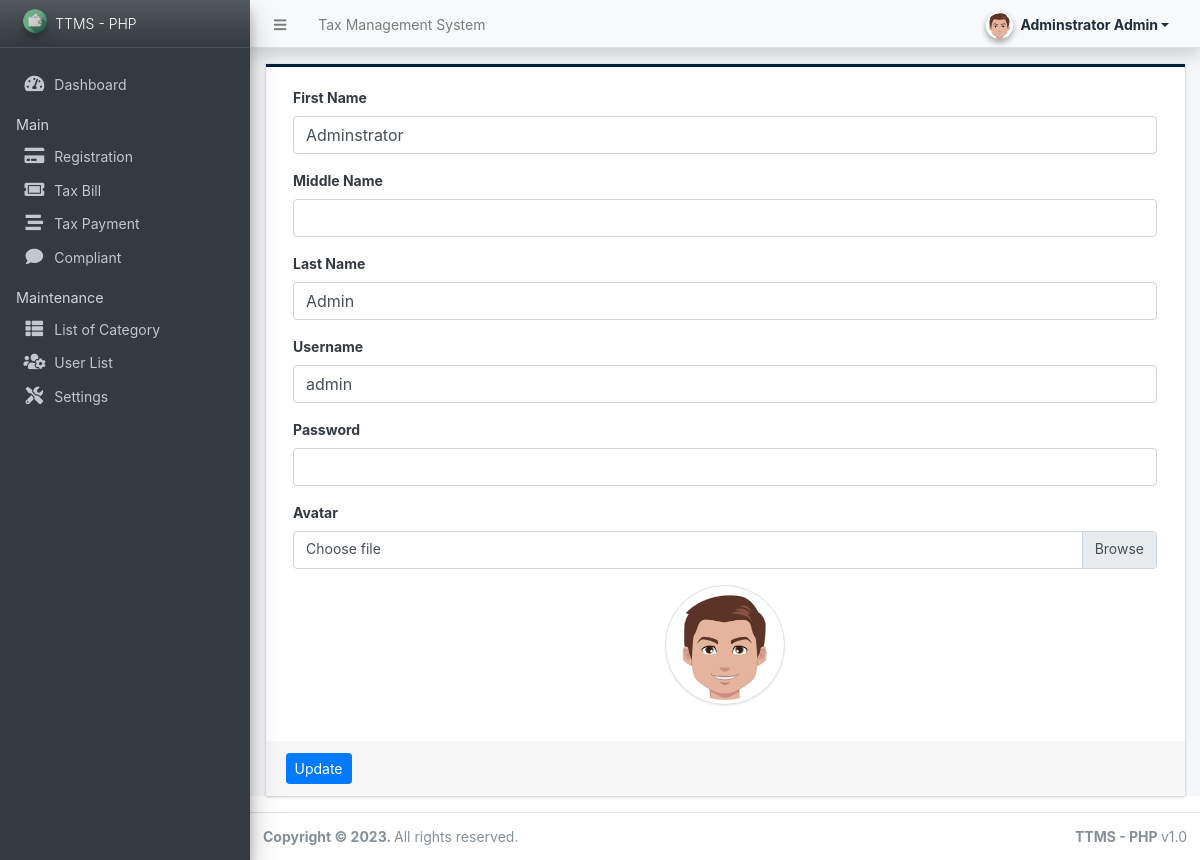
The app's page /admin/?page=user (signed in) with its own data.
### tables this page shows
CREATE TABLE `users` (
  `id` int(50) NOT NULL,
  `firstname` varchar(250) NOT NULL,
  `middlename` text DEFAULT NULL,
  `lastname` varchar(250) NOT NULL,
  `username` text NOT NULL,
  `password` text NOT NULL,
  `avatar` text DEFAULT NULL,
  `last_login` datetime DEFAULT NULL,
  `type` tinyint(1) NOT NULL DEFAULT 0,
  `toll_id` int(30) DEFAULT NULL,
  `date_added` datetime NOT NULL DEFAULT current_timestamp(),
  `date_updated` datetime DEFAULT current_timestamp() ON UPDATE current_timestamp()
);

### config.php (called while the page is built, shortened)
<?php
require_once('classes/DBConnection.php');
require_once('classes/SystemSettings.php');
function validate_image($file){
	if(!empty($file)){
        $ex = explode("?",$file);
        $file = $ex[0];
        $ts = isset($ex[1]) ? "?".$ex[1] : '';
		if(is_file(base_app.$file)){
			return base_url.$file.$ts;
		}else{
			return base_url.'dist/img/no-image-available.png';
		}
	}else{
		return base_url.'dist/img/no-image-available.png';
	}
}
function isMobileDevice(){
    $aMobileUA = array(
        '/iphone/i' => 'iPhone',
        '/ipod/i' => 'iPod',
        '/ipad/i' => 'iPad',
        '/android/i' => 'Android',
        '/blackberry/i' => 'BlackBerry',
        '/webos/i' => 'Mobile'
    );
    return false;
}
?>

### classes/DBConnection.php (called while the page is built, shortened)
<?php
class DBConnection{
    private $host = DB_SERVER;
    private $username = DB_USERNAME;
    private $password = DB_PASSWORD;
    private $database = DB_NAME;
    public $conn;
    public function __construct(){
        if (!isset($this->conn)) {
            $this->conn = new mysqli($this->host, $this->username, $this->password, $this->database);
        }
    }
}
?>

### classes/SystemSettings.php (called while the page is built, shortened)
<?php
class SystemSettings extends DBConnection{
	function userdata($field = ''){
		if(!empty($field)){
			if(isset($_SESSION['userdata'][$field]))
				return $_SESSION['userdata'][$field];
			else
				return null;
		}else{
			return false;
		}
	}
	function info($field=''){
		if(!empty($field)){
			if(isset($_SESSION['system_info'][$field]))
				return $_SESSION['system_info'][$field];
			else
				return false;
		}else{
			return false;
		}
	}
}
$_settings = new SystemSettings();
?>

### admin/user/index.php (the view, shortened to what this page needs)
<?php
$user = $conn->query("SELECT * FROM users where id ='".$_settings->userdata('id')."'");
foreach($user->fetch_array() as $k =>$v){
	$meta[$k] = $v;
}
?>
<div class="card card-outline rounded-0 card-navy">
	<div class="card-body">
		<div class="container-fluid">
			<form action="" id="manage-user">
				<div class="form-group">
					<label for="name">First Name</label>
					<input type="text" name="firstname" id="firstname" class="form-control" value="<?php echo isset($meta['firstname']) ? $meta['firstname']: '' ?>" required>
				</div>
				<div class="form-group">
					<label for="name">Middle Name</label>
					<input type="text" name="middlename" id="middlename" class="form-control" value="<?php echo isset($meta['middlename']) ? $meta['middlename']: '' ?>">
				</div>
				<div class="form-group">
					<label for="name">Last Name</label>
					<input type="text" name="lastname" id="lastname" class="form-control" value="<?php echo isset($meta['lastname']) ? $meta['lastname']: '' ?>" required>
				</div>
				<div class="form-group">
					<label for="username">Username</label>
					<input type="text" name="username" id="username" class="form-control" value="<?php echo isset($meta['username']) ? $meta['username']: '' ?>" required  autocomplete="off">
				</div>
				<div class="form-group">
					<label for="password">Password</label>
					<input type="password" name="password" id="password" class="form-control" value="" autocomplete="off">
				</div>
				<div class="form-group">
					<label for="" class="control-label">Avatar</label>
					<div class="custom-file">
		              <label class="custom-file-label" for="customFile">Choose file</label>
		            </div>
				</div>
				<div class="form-group d-flex justify-content-center">
					<img src="<?php echo validate_image(isset($meta['avatar']) ? $meta['avatar'] :'') ?>" alt="" id="cimg" class="img-fluid img-thumbnail">
				</div>
			</form>
		</div>
	</div>
	<div class="card-footer">
			<div class="col-md-12">
				<div class="row">
					<button class="btn btn-sm btn-primary" form="manage-user">Update</button>
				</div>
			</div>
		</div>
</div>

### admin/index.php (shortened to what this page needs)
<?php require_once('../config.php'); ?>
 <!DOCTYPE html>
<html lang="en" class="" style="height: auto;">
<?php require_once('inc/header.php') ?>
  <body class="sidebar-mini layout-fixed control-sidebar-slide-open layout-navbar-fixed sidebar-mini-md sidebar-mini-xs text-sm" data-new-gr-c-s-check-loaded="14.991.0" data-gr-ext-installed="" style="height: auto;">
    <div class="wrapper">
     <?php require_once('inc/topBarNav.php') ?>
     <?php require_once('inc/navigation.php') ?>
     <?php $page = isset($_GET['page']) ? $_GET['page'] : 'home';  ?>
      <div class="content-wrapper  pt-3" style="min-height: 567.854px;">
        <section class="content  text-dark">
          <div class="container-fluid">
            <?php
              if(!file_exists($page.".php") && !is_dir($page)){
                  include '404.html';
              }else{
                if(is_dir($page))
                  include $page.'/index.php';
                else
                  include $page.'.php';
              }
            ?>
          </div>
        </section>
      </div>
      <?php require_once('inc/footer.php') ?>
  </body>
</html>

### admin/inc/header.php (shortened to what this page needs)
<head>
    <link rel="stylesheet" href="<?php echo base_url ?>plugins/fontawesome-free/css/all.min.css">
    <link rel="stylesheet" href="<?php echo base_url ?>plugins/tempusdominus-bootstrap-4/css/tempusdominus-bootstrap-4.min.css">
  <link rel="stylesheet" href="<?php echo base_url ?>plugins/datatables-bs4/css/dataTables.bootstrap4.min.css">
  <link rel="stylesheet" href="<?php echo base_url ?>plugins/datatables-responsive/css/responsive.bootstrap4.min.css">
  <link rel="stylesheet" href="<?php echo base_url ?>plugins/datatables-buttons/css/buttons.bootstrap4.min.css">
  <link rel="stylesheet" href="<?php echo base_url ?>plugins/select2/css/select2.min.css">
  <link rel="stylesheet" href="<?php echo base_url ?>plugins/select2-bootstrap4-theme/select2-bootstrap4.min.css">
    <link rel="stylesheet" href="<?php echo base_url ?>plugins/icheck-bootstrap/icheck-bootstrap.min.css">
    <link rel="stylesheet" href="<?php echo base_url ?>plugins/jqvmap/jqvmap.min.css">
    <link rel="stylesheet" href="<?php echo base_url ?>dist/css/adminlte.css">
    <link rel="stylesheet" href="<?php echo base_url ?>dist/css/custom.css">
    <link rel="stylesheet" href="<?php echo base_url ?>plugins/overlayScrollbars/css/OverlayScrollbars.min.css">
    <link rel="stylesheet" href="<?php echo base_url ?>plugins/daterangepicker/daterangepicker.css">
    <link rel="stylesheet" href="<?php echo base_url ?>plugins/summernote/summernote-bs4.min.css">
  <link rel="stylesheet" href="<?php echo base_url ?>plugins/sweetalert2-theme-bootstrap-4/bootstrap-4.min.css">
  </head>

### admin/inc/topBarNav.php (shortened to what this page needs)
<nav class="main-header navbar navbar-expand navbar-light shadow text-sm">
  <ul class="navbar-nav">
    <li class="nav-item">
    <a class="nav-link" data-widget="pushmenu" href="#" role="button"><i class="fas fa-bars"></i></a>
    </li>
    <li class="nav-item d-none d-sm-inline-block">
      <a href="<?php echo base_url ?>" class="nav-link"><?php echo (!isMobileDevice()) ? $_settings->info('name'):$_settings->info('short_name'); ?></a>
    </li>
  </ul>
  <ul class="navbar-nav ml-auto">
    <li class="nav-item">
      <div class="btn-group nav-link">
            <button type="button" class="btn btn-rounded badge badge-light dropdown-toggle dropdown-icon" data-toggle="dropdown">
              <span><img src="<?php echo validate_image($_settings->userdata('avatar')) ?>" class="img-circle elevation-2 user-img" alt="User Image"></span>
              <span class="ml-3"><?php echo ucwords($_settings->userdata('firstname').' '.$_settings->userdata('lastname')) ?></span>
            </button>
        </div>
    </li>
  </ul>
</nav>

### admin/inc/navigation.php (shortened to what this page needs)
<aside class="main-sidebar sidebar-dark-dark elevation-4 sidebar-no-expand">
  <a href="<?php echo base_url ?>admin" class="brand-link bg-gradient-dark text-sm">
  <img src="<?php echo validate_image($_settings->info('logo'))?>" alt="Store Logo" class="brand-image img-circle elevation-3" style="opacity: .8;width: 1.5rem;height: 1.5rem;max-height: unset">
  <span class="brand-text font-weight-light"><?php echo $_settings->info('short_name') ?></span>
  </a>
  <div class="sidebar os-host os-theme-light os-host-overflow os-host-overflow-y os-host-resize-disabled os-host-transition os-host-scrollbar-horizontal-hidden">
    <div class="os-content-glue" style="margin: 0px -8px; width: 249px; height: 646px;"></div>
    <div class="os-padding">
      <div class="os-viewport os-viewport-native-scrollbars-invisible" style="overflow-y: scroll;">
        <div class="os-content" style="padding: 0px 8px; height: 100%; width: 100%;">
          <nav class="mt-4">
             <ul class="nav nav-pills nav-sidebar flex-column text-sm nav-compact nav-flat nav-child-indent nav-collapse-hide-child" data-widget="treeview" role="menu" data-accordion="false">
              <li class="nav-item dropdown">
                <a href="./" class="nav-link nav-home">
                  <i class="nav-icon fas fa-tachometer-alt"></i>
                  <p>
                    Dashboard
                  </p>
                </a>
              </li>
              <li class="nav-header">Main</li>
              <li class="nav-item dropdown">
                <a href="<?php echo base_url ?>admin/?page=tax_payer" class="nav-link nav-passes">
                  <i class="nav-icon fas fa-credit-card"></i>
                  <?php if($_settings->userdata('type') == 1): ?>
                  <p>
                    Registration
                  </p>
                  <?php endif ?>
                </a>
              </li>
              <li class="nav-item dropdown">
                <a href="<?php echo base_url ?>admin/?page=tax_bill" class="nav-link nav-recipients">
                  <i class="nav-icon fas fa-ticket-alt"></i>
                  <p>
                    Tax Bill
                  </p>
                </a>
              </li>
              <li class="nav-item dropdown">
                <a href="<?php echo base_url ?>admin/?page=tax_payment" class="nav-link nav-pass_history">
                  <i class="nav-icon fas fa-stream"></i>
                  <p>
                    Tax Payment
                  </p>
                </a>
              </li>
              <li class="nav-item dropdown">
                <a href="<?php echo base_url ?>admin/?page=compliant" class="nav-link nav-tolls">
                  <i class="nav-icon fa fa-comment"></i>
                  <p>
                    Compliant
                  </p>
                </a>
              </li>
              <?php if($_settings->userdata('type') == 1): ?>
              <li class="nav-header">Maintenance</li>
              <li class="nav-item dropdown">
                <a href="<?php echo base_url ?>admin/?page=categories" class="nav-link nav-categories">
                  <i class="nav-icon fas fa-th-list"></i>
                  <p>
                    List of Category
                  </p>
                </a>
              </li>
              <li class="nav-item dropdown">
                <a href="<?php echo base_url ?>admin/?page=user/list" class="nav-link nav-user_list">
                  <i class="nav-icon fas fa-users-cog"></i>
                  <p>
                    User List
                  </p>
                </a>
              </li>
              <li class="nav-item dropdown">
                <a href="<?php echo base_url ?>admin/?page=system_info" class="nav-link nav-system_info">
                  <i class="nav-icon fas fa-tools"></i>
                  <p>
                    Settings
                  </p>
                </a>
              </li>
              <?php endif; ?>
            </ul>
          </nav>
        </div>
      </div>
    </div>
  </div>
</aside>

### admin/inc/footer.php (shortened to what this page needs)
<footer class="main-footer text-sm">
        <strong>Copyright © <?php echo date('Y') ?>.
        </strong>
        All rights reserved.
        <div class="float-right d-none d-sm-inline-block">
          <b><?php echo $_settings->info('short_name') ?> </b> v1.0
        </div>
      </footer>
    </div>

### admin/inc/topBarNav.php (style rules this page uses)
.user-img { position: absolute; height: 27px; width: 27px; object-fit: cover; left: -7%; top: -12%; }
.btn-rounded { border-radius: 50px; }

### admin/user/index.php (style rules this page uses)
img#cimg { height: 15vh; width: 15vh; object-fit: cover; border-radius: 100% 100%; }

### records on screen
users: firstname "Adminstrator", lastname "Admin", username "admin", avatar (picture)

### other values on screen
$_settings->info('name') "Tax Management System"
$_settings->userdata('firstname').' '.$_settings->userdata('lastname') "Adminstrator Admin"
$_settings->info('short_name') "TTMS - PHP"
